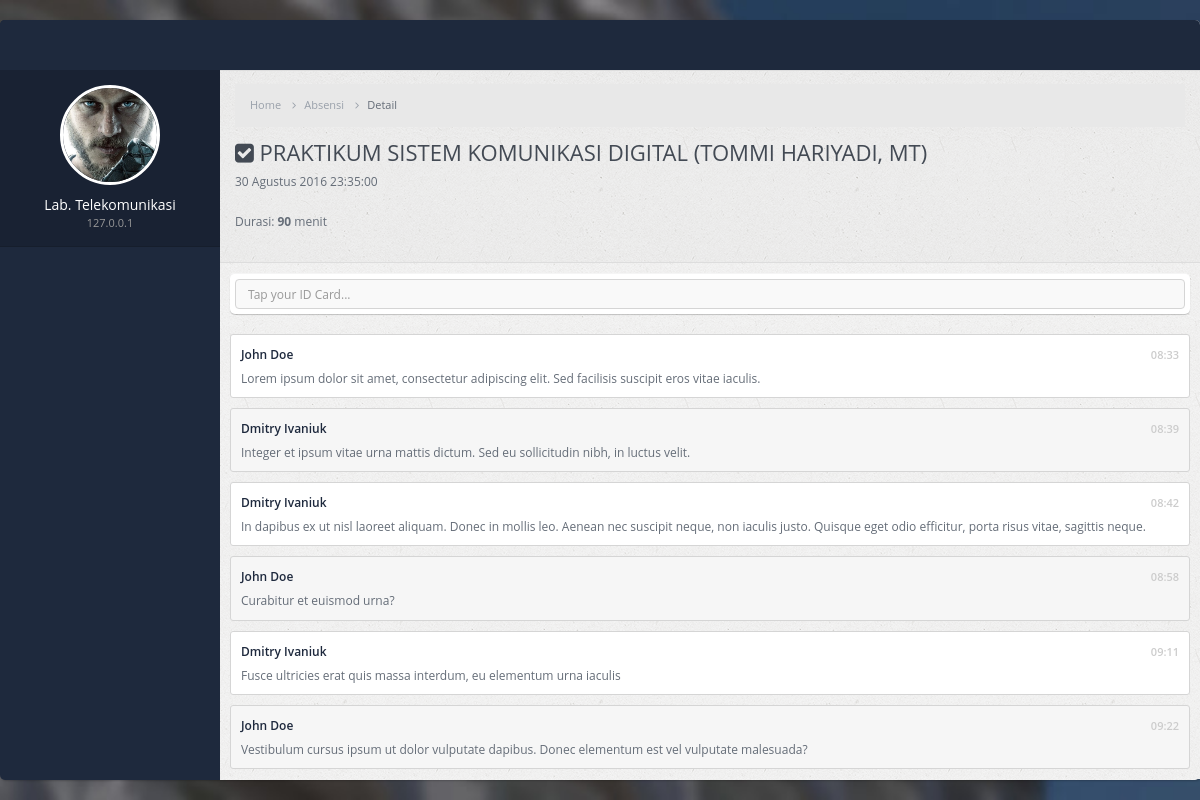
/absensi_machine/absensi/detail/3, run on the app's committed database.
### tables this page shows
CREATE TABLE `laboratorium` (
  `id` int(11) NOT NULL,
  `nama_laboratorium` varchar(100) NOT NULL,
  `ip_address` varchar(16) NOT NULL,
  `created_at` datetime NOT NULL DEFAULT CURRENT_TIMESTAMP,
  `updated_at` timestamp NOT NULL DEFAULT CURRENT_TIMESTAMP ON UPDATE CURRENT_TIMESTAMP,
  `created_by` int(11) NOT NULL,
  `updated_by` int(11) NOT NULL
);

CREATE TABLE `mata_kuliah` (
  `id` int(11) NOT NULL,
  `nama_mata_kuliah` varchar(100) NOT NULL,
  `created_at` datetime NOT NULL DEFAULT CURRENT_TIMESTAMP,
  `updated_at` timestamp NOT NULL DEFAULT CURRENT_TIMESTAMP ON UPDATE CURRENT_TIMESTAMP,
  `created_by` int(11) NOT NULL,
  `updated_by` int(11) NOT NULL
);

CREATE TABLE `users` (
  `id` int(11) NOT NULL,
  `ip_address` varchar(16) NOT NULL,
  `username` varchar(100) NOT NULL,
  `password` varchar(80) NOT NULL,
  `salt` varchar(40) NOT NULL,
  `email` varchar(100) NOT NULL,
  `activation_code` varchar(40) DEFAULT NULL,
  `forgotten_password_code` varchar(40) DEFAULT NULL,
  `forgotten_password_time` int(11) UNSIGNED DEFAULT NULL,
  `remember_code` varchar(40) DEFAULT NULL,
  `created_on` int(11) UNSIGNED NOT NULL,
  `last_login` int(11) UNSIGNED DEFAULT NULL,
  `active` tinyint(1) UNSIGNED DEFAULT NULL,
  `name` varchar(100) NOT NULL,
  `gender` varchar(20) DEFAULT NULL
);

CREATE TABLE `absensi` (
  `id` int(11) NOT NULL,
  `dosen_mata_kuliah_id` int(11) NOT NULL,
  `laboratorium_id` int(11) NOT NULL,
  `tanggal` date NOT NULL,
  `waktu` time NOT NULL,
  `durasi` int(11) NOT NULL COMMENT 'dalam menit',
  `waktu_selesai` datetime NOT NULL,
  `created_at` datetime NOT NULL DEFAULT CURRENT_TIMESTAMP,
  `updated_at` timestamp NOT NULL DEFAULT CURRENT_TIMESTAMP ON UPDATE CURRENT_TIMESTAMP,
  `created_by` int(11) NOT NULL,
  `updated_by` int(11) NOT NULL
);

### application/views/absensi_machine/list_detail_absensi_view.php (the view, shortened to what the rows shown need)
<div class="content-frame">
    <div class="content-frame-top">
        <div class="page-title">
            <h2><span class="fa fa-check-square"></span> <?= $absensi->mengajar->mata_kuliah->nama_mata_kuliah; ?> (<?= $absensi->mengajar->dosen->user->name; ?>)</h2>
            <p><?php echo format_tanggal_indonesia($absensi->tanggal.' '.$absensi->waktu, TRUE); ?></p>
            <p>Durasi: <b><?= $absensi->durasi; ?></b> menit</p>
        </div>
    </div>
</div>

### application/views/templates/_parts/public_master_sidebar_view.php (shortened to what the rows shown need)
<div class="page-sidebar scroll">
    <ul class="x-navigation x-navigation-custom">
        <li class="xn-profile">
            <div class="profile">
                <div class="profile-data">
                    <div class="profile-data-name">Lab. <?= $laboratorium->nama_laboratorium; ?></div>
                    <div class="profile-data-title"><?= $ip_address; ?></div>
                </div>
            </div>
        </li>
    </ul>
</div>

### data on the page
laboratorium: nama_laboratorium "Telekomunikasi"
mata_kuliah: nama_mata_kuliah "PRAKTIKUM SISTEM KOMUNIKASI DIGITAL"
users: name "TOMMI HARIYADI, MT"
absensi: tanggal+waktu "30 Agustus 2016 23:35:00", durasi "90"

### other printed values
$ip_address "127.0.0.1"
